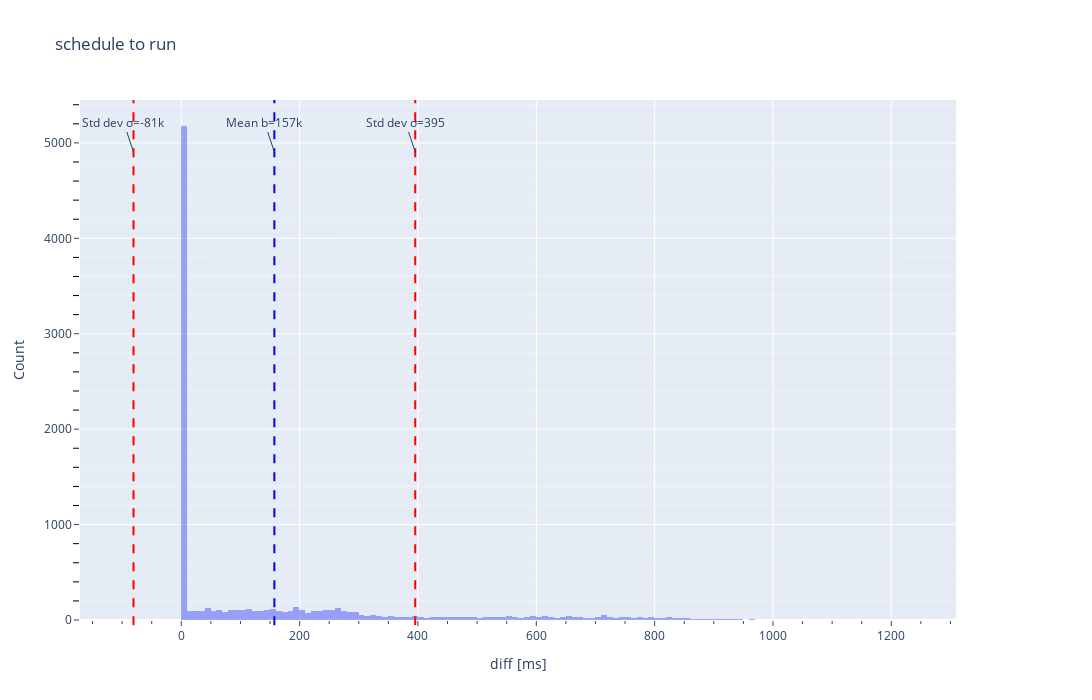

Source (notebook cell):
### Code cell
histogram_plotting("../timeline-2000nodes.csv", phase_change='{schedule run 0s}', num_bins=150, state="Stateless", cumulative=False, minor_ticks=True)

### Figure 1 — Plotly figure (JSON) as saved in the notebook; plotly's stock layout.template omitted (floating-point values rounded to 4 significant figures; data arrays with more than 128 entries replaced by an {"elided": "..."} marker saying what was removed)
{"data": [{"name": "Difference", "nbinsx": 150, "opacity": 0.6, "type": "histogram", "x": {"elided": "10000 int values"}}], "layout": {"annotations": [{"text": "Mean b=157k", "x": 157.3, "xref": "x", "y": 0.9, "yref": "paper"}, {"text": "Std dev σ=395", "x": 395.4, "xref": "x", "y": 0.9, "yref": "paper"}, {"text": "Std dev σ=-81k", "x": -80.77, "xref": "x", "y": 0.9, "yref": "paper"}], "autosize": false, "height": 700, "shapes": [{"line": {"color": "blue", "dash": "dash"}, "type": "line", "x0": 157.3, "x1": 157.3, "xref": "x", "y0": -0.01, "y1": 1, "yref": "paper"}, {"line": {"color": "red", "dash": "dash"}, "type": "line", "x0": 395.4, "x1": 395.4, "xref": "x", "y0": -0.01, "y1": 1, "yref": "paper"}, {"line": {"color": "red", "dash": "dash"}, "type": "line", "x0": -80.77, "x1": -80.77, "xref": "x", "y0": -0.01, "y1": 1, "yref": "paper"}], "title": {"text": "schedule to run"}, "width": 1400, "xaxis": {"anchor": "y", "autorange": true, "domain": [0, 0.94], "minor": {"ticks": "outside"}, "range": [-150.3, 1310.0], "showgrid": true, "ticks": "outside", "title": {"text": "diff [ms]"}, "type": "linear"}, "yaxis": {"anchor": "x", "autorange": true, "domain": [0, 1], "minor": {"showgrid": true, "tickcolor": "black", "ticklen": 6, "ticks": "outside"}, "range": [0, 5449.0], "ticks": "outside", "title": {"text": "Count"}}, "yaxis2": {"anchor": "x", "minor": {"showgrid": true, "tickcolor": "black", "ticklen": 6, "ticks": "outside"}, "overlaying": "y", "side": "right", "ticks": "outside"}}}
